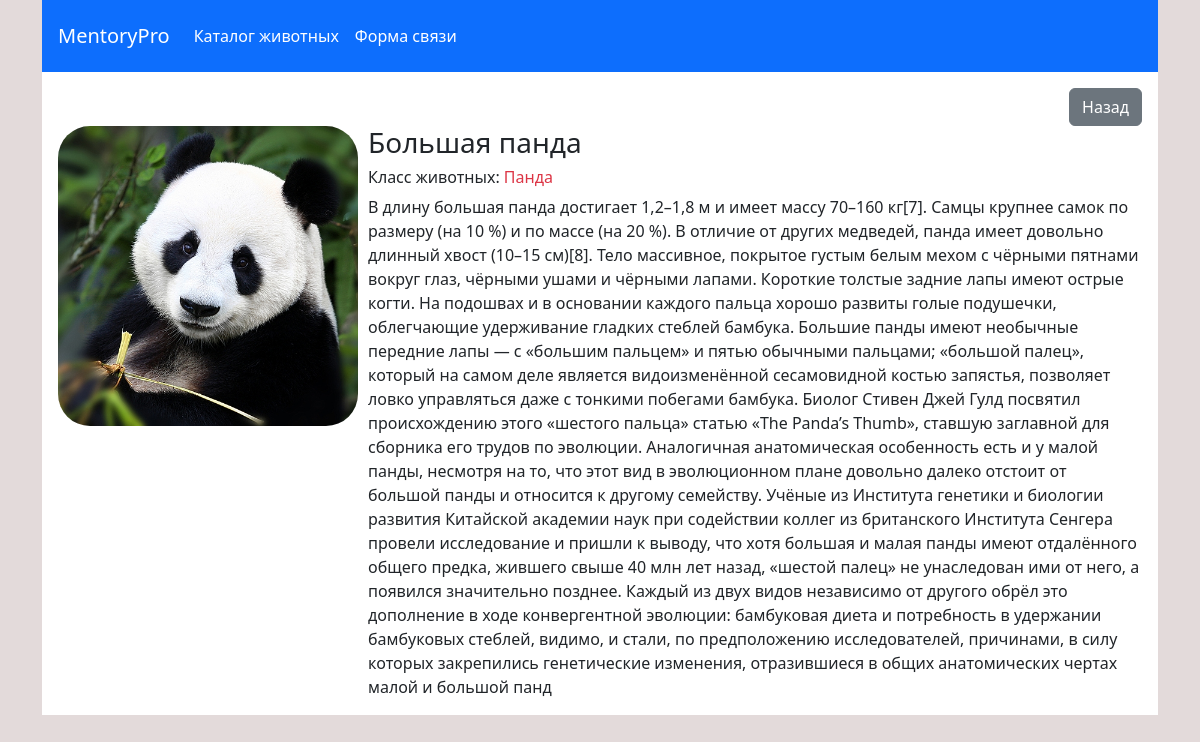
Page /animals/breed/10 on the committed database.
### animals/models.py (models this page shows, shortened)
class Breeds (models.Model):
    title = models.CharField(max_length=100, blank=False, verbose_name='Название породы')
    animal_type = models.ForeignKey('AnimalClass', on_delete=models.CASCADE, blank=False, verbose_name='Вид животных')
    description = models.TextField(blank=True, verbose_name='Описание')
    created_at = models.DateTimeField(auto_now_add=True, blank=True, verbose_name='Дата создания')
    updated_at = models.DateTimeField(auto_now=True, blank=True, verbose_name='Дата обновления')
    photo = models.ImageField(upload_to='media/breeds/%Y/%m/%d', verbose_name='Изображение', blank=True)
    class Meta:
        verbose_name = 'Породы'
        verbose_name_plural = 'Порода'
        ordering = ['-created_at']

class AnimalClass (models.Model):
    title = models.CharField(max_length=100, blank=False, verbose_name='Название класса животных')
    created_at = models.DateTimeField(auto_now_add=True, blank=True, verbose_name='Дата создания')
    updated_at = models.DateTimeField(auto_now=True, blank=True, verbose_name='Дата обновления')
    photo = models.ImageField(upload_to='media/animalClass/%Y/%m/%d', verbose_name='Изображение', blank=True)
    class Meta:
        verbose_name = 'Класс животных'
        verbose_name_plural = 'Класс животных'
        ordering = ['-created_at']
    def __str__(self):
        return self.title

### animals/views.py (the view)
# urls.py: path('breed/<int:breed_id>', animal_detail),
def animal_detail(request, breed_id):
    template = 'animals/animal_detail.html'
    animal = Breeds.objects.get(pk=breed_id)
    context = {
        'animal': animal
    }
    return render(request, template, context)

### animals/templates/animals/animal_detail.html
{% extends 'base.html' %}
{% load static %}
{% block content %}
    <div class="text-end">
        <a class="btn btn-secondary" href="/animals" >Назад</a>
    </div>
    <div class="row">
        <div style="width: 310px">
            <img src="/media/{{ animal.photo }}" style="width: 300px" class="rounded-5"/>
        </div>
        <div class="col">
            <h3>
                {{ animal.title }}
            </h3>
            <h6>Класс животных:
                <span class="text-danger">{{ animal.animal_type }}</span>
            </h6>
            <span>
                {{ animal.description }}
            </span>
        </div>
    </div>
{% endblock %}

### rows in the picture
Breeds: photo (picture), title "Большая панда", animal_type "Панда", description "В длину большая панда достигает 1,2–1,8 м и имеет массу 70–160 кг[7]. Самцы крупнее самок по размеру (на 10 %) и по массе (на 20 %). В отличие от других медведей, панда имеет довольно длинный хвост (10–15 см)[8]. Тело массивное, покрытое густым белым мехом с чёрными пятнами вокруг глаз, чёрными ушами и чёрными лапами. Короткие толстые задние лапы имеют острые когти. На подошвах и в основании каждого пальца хорошо развиты голые подушечки, облегчающие удерживание гладких стеблей бамбука. Большие панды имеют необычные передние лапы — с «большим пальцем» и пятью обычными пальцами; «большой палец», который на самом деле является видоизменённой сесамовидной костью запястья, позволяет ловко…"
